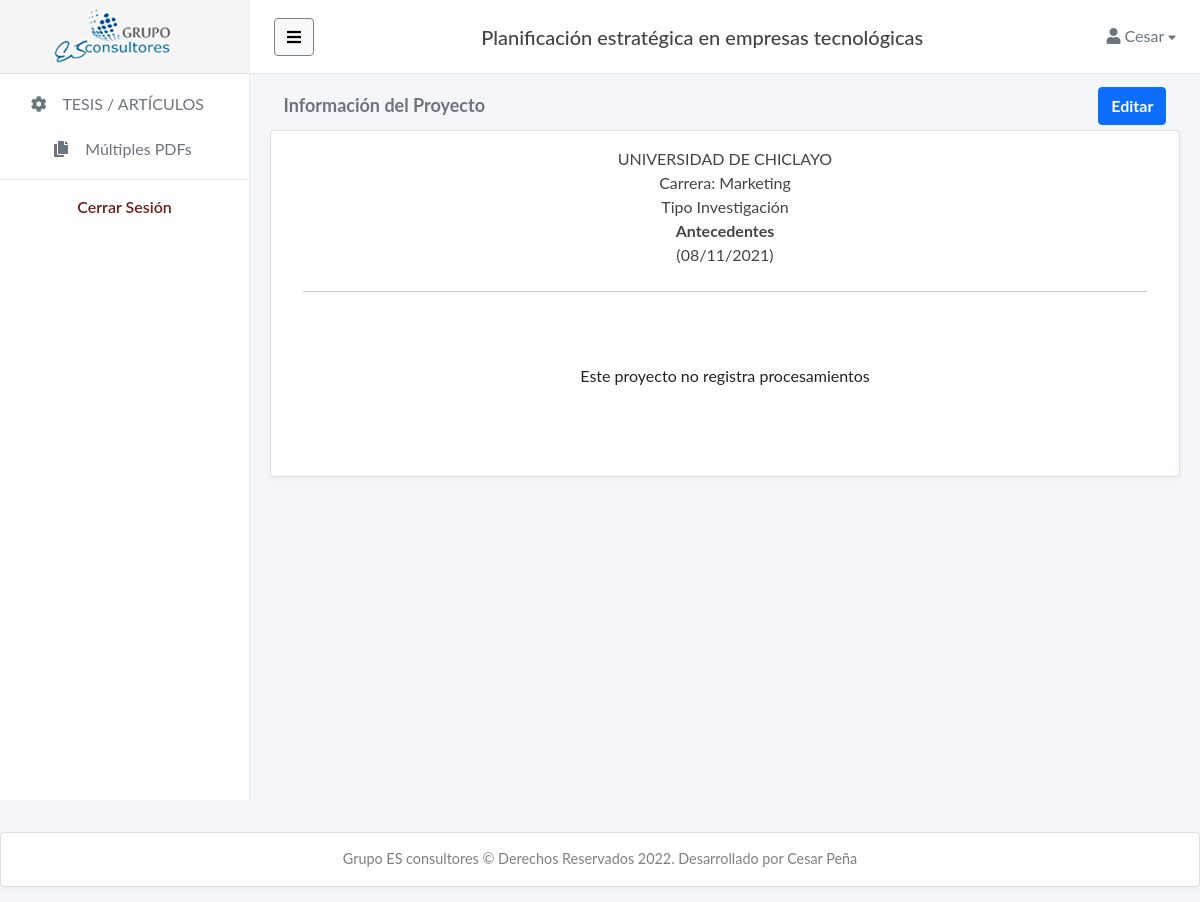
The page /upload/home/2 (signed in) on the database its author committed.
### tables this page shows
CREATE TABLE "project_info" (
	"pro_id"	INTEGER,
	"pro_title"	TEXT,
	"pro_uni"	INTEGER,
	"pro_department"	INTEGER,
	"pro_province"	INTEGER,
	"pro_district"	INTEGER,
	"pro_career"	TEXT,
	"pro_comment"	TEXT,
	"pro_type_a"	INTEGER,
	"pro_type_m"	INTEGER,
	"pro_n_articles"	INTEGER,
	"pro_n_process"	INTEGER,
	"pro_user"	INTEGER,
	"pro_created"	TEXT,
	PRIMARY KEY("pro_id" ASC),
	FOREIGN KEY("pro_user") REFERENCES "user"("id") ON DELETE NO ACTION ON UPDATE NO ACTION,
	FOREIGN KEY("pro_department") REFERENCES "ubigeo_departments"("id"),
	FOREIGN KEY("pro_province") REFERENCES "ubigeo_provinces"("id"),
	FOREIGN KEY("pro_uni") REFERENCES "uni_info"("uni_id")
);

CREATE TABLE "uni_info" (
	"uni_id"	INTEGER,
	"uni_name"	TEXT UNIQUE,
	"uni_nickname"	TEXT,
	"uni_type"	TEXT,
	"uni_validity"	TEXT,
	"uni_venues"	TEXT,
	"uni_active"	INTEGER,
	"uni_created"	TEXT,
	"uni_updated"	TEXT,
	PRIMARY KEY("uni_id" AUTOINCREMENT)
);

### main.py (the view)
@main.route('/upload/home/<id>')
def upload_home(id):
    global pro_id
    pro_id = id
    global type_doc
    type_doc = "T"                      # DOC type on Project
    if current_user.is_authenticated:
        one_project = get_projectById(id)
        list_keywordsOne = get_listKeywordsById(id)
        return render_template('upload_home.html', name=current_user.name.split()[0], project=one_project[0], keywordsOne=list_keywordsOne, pro_id=id)
    else:
        return render_template('upload_home.html')

### templates/upload_home.html (shortened to what this page needs)
{% extends "layout.html" %}
{% block content %}
<div class="content">
    <div class="container">
        <div class="row">
            <div class="col-md-12">
                <div class="row" style="margin: 0 0.1rem;">
                    <div class="col-md-9" style="margin: 0.4rem 0 0; text-align: left;">
                        <a>
                            <p class="text-muted" style="margin: 0.25rem 0 0; font-size: large;"><b>Información del Proyecto</b></p>
                        </a>
                    </div>
                    <div class="col-md-3" style="margin: 0.3rem 0; text-align: right;">
                        <a href="{{ url_for('main.update_form', id=pro_id) }}">
                            <button type="button" class="btn btn-primary" style="margin: 0rem;"><b>Editar</b></button>
                        </a>
                    </div>
                </div>
                <div class="card">
                    <div class="card-body" style="text-align: center;">
                        <p class="card-text-info">{{ project.pro_uni }}</p>
                        <p class="card-text-info">Carrera: {{ project.pro_career }}</p>
                        {% if (project.pro_type_a == 1 and project.pro_type_m == 1) or project.pro_type_a == 1 or project.pro_type_m == 1  %}
                            <p class="card-text-info">Tipo Investigación</p>
                            {% if project.pro_type_a == 1 %}
                                <span class="card-text-info"><b>Antecedentes</b></span>
                            {% endif %}
                        {% endif %}
                        <br>
                        <p class="card-text-info">({{ project.pro_created }})</p>
                        <p class="card-text-info" style="border-bottom:#CCC 1px solid; margin: 1.5rem 1rem 0.5rem;"></p>
                        {% if project.pro_n_process > 0 %}
                        <p class="card-text-info">Nº Procesamientos: <b>{{ project.pro_n_process }}</b></p>
                        <p class="card-text-info">PDFs Procesados: <b>{{ project.pro_n_articles }}</b></p>
                            <img class="card-img-land" style="width: 55%;" src="../../static/img/analisis-docs.jpg"><br>
                            <span><a href="{{ url_for('main.project_pdfs', id=pro_id) }}" style="font-size: smaller; padding: 0.3rem 1.25rem;" class="btn btn-success"><b>VER PDFs</b></a></span>
                        {% else %}
                        <p class="card-text-info" style="margin: 4.5rem 1rem 3rem; color:#222;">Este proyecto no registra procesamientos</p><br>
                        {% endif %}
                    </div>
                </div>
            </div>
        </div>
    </div>
</div>
{% endblock %}

### templates/layout.html (shortened to what this page needs)
<!doctype html>
<html lang="en">
<head>
    <link rel="stylesheet" href="{{ url_for('static', filename='vendor/fontawesome/css/fontawesome.min.css') }}">
    <link rel="stylesheet" href="{{ url_for('static', filename='vendor/fontawesome/css/solid.min.css') }}">
    <link rel="stylesheet" href="{{ url_for('static', filename='vendor/fontawesome/css/brands.min.css') }}">
    <link rel="stylesheet" href="{{ url_for('static', filename='vendor/bootstrap/css/bootstrap.min.css') }}">
    <link rel="stylesheet" href="{{ url_for('static', filename='css/master.css') }}">
    <link rel="stylesheet" href="{{ url_for('static', filename='vendor/flagiconcss/css/flag-icon.min.css') }}">
</head>
<body>
    <div class="wrapper">
        <nav id="sidebar" class="">
            <div class="sidebar-header">
                <a href="{{ url_for('main.home') }}">
                    <img src="../../static/img/esca-logo.png" alt="bootraper logo" class="app-logo">
                </a>
            </div>
            <ul class="list-unstyled components text-secondary">
                {% if current_user.is_authenticated %}
                <li>
                    <a href="#"><i class="fas fa-cog"></i> TESIS / ARTÍCULOS</a>
                </li>
                <li style="padding:5px 0 0 10px;">
                    <a href="{{ url_for('main.thesis_mul', id=pro_id) }}">&nbsp;&nbsp;&nbsp;<i class="fas fa-copy"></i> Múltiples PDFs</a>
                </li>
                {% endif %}
                {% if current_user.is_authenticated %}
                <li style="margin:10px 0 0; padding-top: 10px; border-top: 1px solid #e6ecf5;"></li>
                <p style="color: #6d1e1c; text-align: center; font-size: medium; padding: 5px 10px;">
                    <a href="{{ url_for('auth.logout') }}" style="font-weight: 600; padding: 5px 0;">Cerrar Sesión</a>
                </p>
                {% endif %}
            </ul>
        </nav>
        <div id="body" class="active">
            <nav class="navbar navbar-expand-lg navbar-white bg-white">
                <button type="button" id="sidebarCollapse" class="btn btn-light" style="border-color: gray;">
                    <i class="fas fa-bars"></i>
                </button>
                <div class="collapse navbar-collapse" id="navbarSupportedContent">
                    {% if project %}
                    <span style="margin: 0 auto;"><h5 style="margin-bottom: 0;"> {{ project.pro_title }} </h5></span>
                    {% endif %}
                    <ul class="nav navbar-nav">
                        <li class="nav-item dropdown">
                            <div class="nav-dropdown">
                                {% if current_user.is_authenticated %}
                                <a href="#" id="nav2" class="nav-item nav-link dropdown-toggle text-secondary" data-bs-toggle="dropdown" aria-expanded="false">
                                    <i class="fas fa-user"></i> <span>{{name}}</span>
                                    <i style="font-size: .8em;" class="fas fa-caret-down"></i>
                                </a>
                                {% endif %}
                            </div>
                        </li>
                    </ul>
                </div>
            </nav>
            {% block content %}
            {% endblock %}
        </div>
    </div>
    <footer class="default_theme">
        <div class="container-fluid">
        <div class="row">
            <div class="card" style="margin-top: 2rem; padding-top:15px; font-size: 0.9em; text-align: center; width: 100%; color:gray;">
            <p>Grupo ES consultores © Derechos Reservados 2022. Desarrollado por Cesar Peña</p>
            </div>
        </div>
        </div>
    </footer>
</body>
</html>

### static/css/master.css (style rules this page uses)
body, h1, .h1, h2, .h2, h3, .h3, h4, .h4, h5, .h5, h6, .h6, p, a, td { -moz-osx-font-smoothing: grayscale; -webkit-font-smoothing: antialiased; }
body { width: 100%; height: 100%; background: #f4f6fa; font-family: "Lato", "Helvetica Neue", Arial, Helvetica, sans-serif; font-size: 1rem; color: #444; }
.wrapper { display: flex; width: 100%; align-items: stretch; overflow-x: hidden }
#body { width: 100%; padding: 0; min-height: 100vh; transition: all 0.3s; }
#body>.navbar { padding: 0 1.5rem; min-height: 74px; box-shadow: none; border-bottom: 1px solid rgba(101, 109, 119, .16); }
#body>.content { position: relative; padding: .5rem; }
.card { margin-bottom: 15px; box-shadow: rgba(35, 46, 60, .04) 0 2px 4px 0; }
.card-text-info { margin: 0 1rem; font-size: medium; text-align: center; }
a, a:hover, a:focus { color: inherit; text-decoration: none; transition: all 0.3s; }
@media (min-width: 200px) { .navbar-expand-lg .navbar-collapse { display: -ms-flexbox !important; display: flex !important; -ms-flex-preferred-size: auto; flex-basis: auto; } }
@media (min-width: 200px) { .navbar-expand-lg .navbar-nav { -ms-flex-direction: row; flex-direction: row; } }

### static/components/navbar/navbar-dropdowns.css (style rules this page uses)
.nav-dropdown .nav-link { color: #B2EBF2; line-height: 1.42857; padding: 1rem 0 1rem 1rem !important; }
.nav-dropdown .nav-link::after { display: none; }

### static/components/sidebar/sidebar-default.css (style rules this page uses)
#sidebar { min-width: 250px; max-width: 250px; background: #fff; color: #fff; transition: all 0.3s; border-right: 1px solid #e6ecf5; }
#sidebar .sidebar-header { padding: .4rem 1rem; border-bottom: 1px solid rgba(101, 109, 119, .16); background-color: rgb(246,245,246); max-height: 75px; }
#sidebar ul.components { padding: 0 0; margin-top: 10px; }
#sidebar ul p { color: #fff; padding: 10px; }
#sidebar ul li a { padding: 0.5rem 1.8rem; font-size: 1rem; display: block; }
#sidebar ul li a .fas { min-width: 20px; margin-right: 10px; text-align: center; }

### rows shown on the page
project_info: pro_title "Planificación estratégica en empresas tecnológicas", pro_career "Marketing", pro_created "08/11/2021"
uni_info: pro_uni "UNIVERSIDAD DE CHICLAYO"

### other values the page prints
{{ name }} "Cesar"
